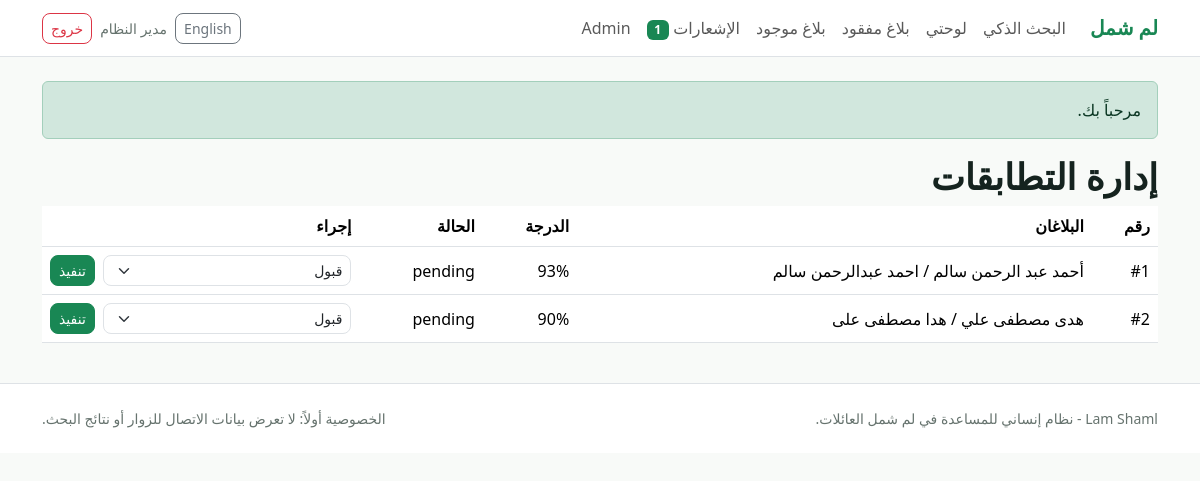
/public/admin/matches (signed in), run on the app's committed database.
### tables this page shows
CREATE TABLE accounts (
  account_id INT UNSIGNED AUTO_INCREMENT PRIMARY KEY,
  full_name VARCHAR(160) NOT NULL,
  phone VARCHAR(30) NOT NULL,
  email VARCHAR(190) NOT NULL,
  password_hash VARCHAR(255) NOT NULL,
  city VARCHAR(120) NOT NULL,
  role ENUM('user','organization','admin') NOT NULL DEFAULT 'user',
  status ENUM('active','blocked','pending') NOT NULL DEFAULT 'active',
  created_at TIMESTAMP NOT NULL DEFAULT CURRENT_TIMESTAMP,
  UNIQUE KEY uq_accounts_email (email),
  UNIQUE KEY uq_accounts_phone (phone),
  KEY idx_accounts_role_status (role, status)
);

CREATE TABLE match_records (
  match_id BIGINT UNSIGNED AUTO_INCREMENT PRIMARY KEY,
  request_id BIGINT UNSIGNED NOT NULL,
  matched_request_id BIGINT UNSIGNED NOT NULL,
  name_score DECIMAL(5,2) NOT NULL DEFAULT 0,
  location_score DECIMAL(5,2) NOT NULL DEFAULT 0,
  age_score DECIMAL(5,2) NOT NULL DEFAULT 0,
  gender_score DECIMAL(5,2) NOT NULL DEFAULT 0,
  place_score DECIMAL(5,2) NOT NULL DEFAULT 0,
  total_score DECIMAL(5,2) NOT NULL DEFAULT 0,
  status ENUM('pending','approved','rejected','resolved') NOT NULL DEFAULT 'pending',
  admin_notes TEXT NULL,
  created_at TIMESTAMP NOT NULL DEFAULT CURRENT_TIMESTAMP,
  UNIQUE KEY uq_match_pair (request_id, matched_request_id),
  KEY idx_matches_status_score (status, total_score),
  CONSTRAINT fk_matches_request FOREIGN KEY (request_id) REFERENCES reunification_requests(request_id) ON DELETE CASCADE,
  CONSTRAINT fk_matches_matched FOREIGN KEY (matched_request_id) REFERENCES reunification_requests(request_id) ON DELETE CASCADE
);

CREATE TABLE family_members (
  member_id BIGINT UNSIGNED AUTO_INCREMENT PRIMARY KEY,
  request_id BIGINT UNSIGNED NOT NULL,
  full_name VARCHAR(180) NOT NULL,
  normalized_name VARCHAR(180) NOT NULL,
  age TINYINT UNSIGNED NULL,
  gender ENUM('male','female','unknown') NOT NULL DEFAULT 'unknown',
  original_city VARCHAR(120) NULL,
  relationship VARCHAR(80) NULL,
  health_status VARCHAR(255) NULL,
  distinctive_marks TEXT NULL,
  registered_by VARCHAR(160) NULL,
  KEY idx_family_request (request_id),
  KEY idx_family_normalized (normalized_name),
  KEY idx_family_age_gender (age, gender),
  CONSTRAINT fk_family_request FOREIGN KEY (request_id) REFERENCES reunification_requests(request_id) ON DELETE CASCADE
);

### app/bootstrap.php (called while the page is built, shortened)
<?php
spl_autoload_register(function (string $class): void {
    $prefix = 'LamShaml\\';
    $relative = substr($class, strlen($prefix));
    $path = APP_PATH . DIRECTORY_SEPARATOR . str_replace('\\', DIRECTORY_SEPARATOR, $relative) . '.php';
});
require_once APP_PATH . '/helpers.php';

### app/Core/Database.php (called while the page is built, shortened)
<?php
final class Database
{
    private static ?PDO $pdo = null;
    public static function pdo(bool $withDatabase = true): PDO
    {
        if ($withDatabase && self::$pdo instanceof PDO) {
            return self::$pdo;
        }
        $db = Config::get('db');
        $dsn = sprintf(
            'mysql:host=%s;port=%s;%scharset=%s',
            $db['host'],
            $db['port'],
            $withDatabase ? 'dbname=' . $db['database'] . ';' : '',
            $db['charset']
        );
        $pdo = new PDO($dsn, $db['username'], $db['password'], [
            PDO::ATTR_ERRMODE => PDO::ERRMODE_EXCEPTION,
            PDO::ATTR_DEFAULT_FETCH_MODE => PDO::FETCH_ASSOC,
            PDO::ATTR_EMULATE_PREPARES => false,
        ]);
        if ($withDatabase) {
            self::$pdo = $pdo;
        }
        return $pdo;
    }
}

### app/Repositories/UserRepository.php (called while the page is built, shortened)
<?php
final class UserRepository
{
    private PDO $pdo;
    public function __construct()
    {
        $this->pdo = Database::pdo();
    }
    public function find(int $id): ?array
    {
        $stmt = $this->pdo->prepare('SELECT * FROM accounts WHERE account_id = ? LIMIT 1');
        $stmt->execute([$id]);
        return $stmt->fetch() ?: null;
    }
}

### app/Core/Auth.php (called while the page is built, shortened)
<?php
final class Auth
{
    public static function user(): ?array
    {
        static $cached = null;
        if ($cached !== null && (int)$cached['account_id'] === (int)$_SESSION['user_id']) {
            return $cached;
        }
        $cached = (new UserRepository())->find((int)$_SESSION['user_id']);
        return $cached ?: null;
    }
    public static function requireLogin(): array
    {
        $user = self::user();
        return $user;
    }
    public static function requireRole(array $roles): array
    {
        $user = self::requireLogin();
        return $user;
    }
}

### app/Controllers/AdminController.php (called while the page is built, shortened)
<?php
final class AdminController
{
    public function matches(): string
    {
        Auth::requireRole(['admin']);
        $page = max(1, (int)($_GET['page'] ?? 1));
        return View::render('admin/matches', ['title' => 'إدارة التطابقات', 'rows' => (new MatchRepository())->all($page), 'page' => $page]);
    }
}

### public/index.php (called while the page is built, shortened)
<?php
require_once dirname(__DIR__) . '/app/bootstrap.php';
$router = new Router();
$router->get('', [HomeController::class, 'index']);
$router->get('health', [HealthController::class, 'index']);
$router->get('register', [AuthController::class, 'registerForm']);
$router->post('register', [AuthController::class, 'register']);
$router->get('login', [AuthController::class, 'loginForm']);
$router->post('login', [AuthController::class, 'login']);
$router->post('logout', [AuthController::class, 'logout']);
$router->get('dashboard', [DashboardController::class, 'index']);
$router->get('requests/create/{type}', [RequestController::class, 'createForm']);
$router->post('requests/create/{type}', [RequestController::class, 'store']);
$router->get('requests/{id}', [RequestController::class, 'show']);
$router->get('search', [SearchController::class, 'index']);
$router->get('matches/report/{requestId}/{matchedId}', [MatchController::class, 'reportForm']);
$router->post('matches/report/{requestId}/{matchedId}', [MatchController::class, 'report']);
$router->get('notifications', [NotificationController::class, 'index']);
$router->post('notifications/read/{id}', [NotificationController::class, 'read']);
$router->get('admin', [AdminController::class, 'index']);
$router->get('admin/users', [AdminController::class, 'users']);
$router->post('admin/users/{id}/status', [AdminController::class, 'userStatus']);
$router->get('admin/requests', [AdminController::class, 'requests']);
$router->post('admin/requests/{id}/status', [AdminController::class, 'requestStatus']);
$router->get('admin/matches', [AdminController::class, 'matches']);
$router->post('admin/matches/{id}/status', [AdminController::class, 'matchStatus']);
$router->get('admin/reports', [AdminController::class, 'reports']);
$router->dispatch();

### app/Repositories/MatchRepository.php (called while the page is built, shortened)
<?php
final class MatchRepository
{
    private PDO $pdo;
    public function __construct()
    {
        $this->pdo = Database::pdo();
    }
    public function all(int $page = 1, int $perPage = 20): array
    {
        $offset = max(0, ($page - 1) * $perPage);
        $stmt = $this->pdo->prepare(
            "SELECT SQL_CALC_FOUND_ROWS mr.*, lm.full_name left_name, rm.full_name right_name
             FROM match_records mr
             JOIN family_members lm ON lm.request_id = mr.request_id
             JOIN family_members rm ON rm.request_id = mr.matched_request_id
             ORDER BY mr.status = 'pending' DESC, mr.total_score DESC
             LIMIT :limit OFFSET :offset"
        );
        $stmt->bindValue('limit', $perPage, PDO::PARAM_INT);
        $stmt->bindValue('offset', $offset, PDO::PARAM_INT);
        $stmt->execute();
        return ['items' => $stmt->fetchAll(), 'total' => (int)$this->pdo->query('SELECT FOUND_ROWS()')->fetchColumn()];
    }
}

### app/Views/partials/pagination.php (called while the page is built, shortened)
<?php
$totalPages = max(1, (int)ceil(($rows['total'] ?? 0) / 20));
?>

### app/Core/Session.php (called while the page is built, shortened)
<?php
final class Session
{
    public static function flashes(): array
    {
        $messages = $_SESSION['flash'] ?? [];
        return $messages;
    }
}

### app/Repositories/NotificationRepository.php (called while the page is built, shortened)
<?php
final class NotificationRepository
{
    private PDO $pdo;
    public function __construct()
    {
        $this->pdo = Database::pdo();
    }
    public function unreadCount(int $accountId): int
    {
        $stmt = $this->pdo->prepare('SELECT COUNT(*) FROM notifications WHERE account_id = ? AND is_read = 0');
        $stmt->execute([$accountId]);
        return (int)$stmt->fetchColumn();
    }
}

### app/Core/View.php (called while the page is built, shortened)
<?php
final class View
{
    public static function render(string $view, array $data = [], string $layout = 'layout'): string
    {
        extract($data, EXTR_SKIP);
        require APP_PATH . '/Views/' . $view . '.php';
        $content = ob_get_clean();
        require APP_PATH . '/Views/' . $layout . '.php';
        return (string)ob_get_clean();
    }
}

### app/helpers.php (called while the page is built, shortened)
<?php
function e(?string $value): string
{
    return htmlspecialchars((string)$value, ENT_QUOTES | ENT_SUBSTITUTE, 'UTF-8');
}
function url(string $path = ''): string
{
    $base = rtrim(Config::get('app_url'), '/');
    return $base . '/' . ltrim($path, '/');
}

### app/Core/Config.php (called while the page is built, shortened)
<?php
final class Config
{
    private static ?array $values = null;
    public static function all(): array
    {
        if (self::$values !== null) {
            return self::$values;
        }
        $env = [
            'APP_ENV' => 'local',
            'APP_URL' => 'http://localhost/lam-shaml/public',
            'DB_HOST' => '127.0.0.1',
            'DB_PORT' => '3306',
            'DB_DATABASE' => 'lam_shaml',
            'DB_USERNAME' => 'root',
            'DB_PASSWORD' => '',
            'DB_CHARSET' => 'utf8mb4',
            'UPLOAD_MAX_BYTES' => '2097152',
        ];
        self::$values = [
            'env' => $env['APP_ENV'],
            'app_url' => $env['APP_URL'],
            'db' => [
                'host' => $env['DB_HOST'],
                'port' => $env['DB_PORT'],
                'database' => $env['DB_DATABASE'],
                'username' => $env['DB_USERNAME'],
                'password' => $env['DB_PASSWORD'],
                'charset' => $env['DB_CHARSET'],
            ],
            'upload_max_bytes' => (int)$env['UPLOAD_MAX_BYTES'],
        ];
        return self::$values;
    }
    public static function get(string $key, mixed $default = null): mixed
    {
        $values = self::all();
        return $values[$key] ?? $default;
    }
}

### app/Views/admin/matches.php (the view)
<h1>إدارة التطابقات</h1>
<div class="table-responsive"><table class="table align-middle">
  <thead><tr><th>رقم</th><th>البلاغان</th><th>الدرجة</th><th>الحالة</th><th>إجراء</th></tr></thead>
  <tbody><?php foreach ($rows['items'] as $m): ?><tr>
    <td>#<?= (int)$m['match_id'] ?></td><td><?= e($m['left_name']) ?> / <?= e($m['right_name']) ?></td><td><?= (int)$m['total_score'] ?>%</td><td><?= e($m['status']) ?></td>
    <td><form method="post" action="<?= url('admin/matches/' . $m['match_id'] . '/status') ?>" class="d-flex gap-2"><?= csrf_field() ?><select name="status" class="form-select form-select-sm"><option value="approved">قبول</option><option value="rejected">رفض</option><option value="resolved">تأكيد لم الشمل</option></select><button class="btn btn-sm btn-success">تنفيذ</button></form></td>
  </tr><?php endforeach; ?></tbody>
</table></div>
<?php require APP_PATH . '/Views/partials/pagination.php'; ?>

### app/Core/Router.php (shortened to what this page needs)
<?php
final class Router
{
    private array $routes = [];
    private function add(string $method, string $path, array $handler): void
    {
        $this->routes[] = [$method, trim($path, '/'), $handler];
    }
    public function dispatch(): void
    {
        $method = $_SERVER['REQUEST_METHOD'] ?? 'GET';
        $path = trim(parse_url($_SERVER['PATH_INFO'] ?? $_GET['path'] ?? '', PHP_URL_PATH) ?: '', '/');
        foreach ($this->routes as [$routeMethod, $routePath, $handler]) {
            $params = $this->match($routePath, $path);
            if ($routeMethod === $method && $params !== null) {
                [$class, $action] = $handler;
                echo (new $class())->$action(...$params);
                return;
            }
        }
        throw new HttpException(404, 'الصفحة المطلوبة غير موجودة.');
    }
    private function match(string $route, string $path): ?array
    {
        $routeParts = $route === '' ? [] : explode('/', $route);
        $pathParts = $path === '' ? [] : explode('/', $path);
        if (count($routeParts) !== count($pathParts)) {
            return null;
        }
        $params = [];
        foreach ($routeParts as $i => $part) {
            if ($part !== $pathParts[$i]) {
                return null;
            }
        }
        return $params;
    }
}

### app/Views/layout.php (shortened to what this page needs)
<?php
$user = LamShaml\Core\Auth::user();
$flashes = LamShaml\Core\Session::flashes();
$dir = ($_GET['lang'] ?? $_SESSION['lang'] ?? 'ar') === 'en' ? 'ltr' : 'rtl';
$unread = $user ? (new LamShaml\Repositories\NotificationRepository())->unreadCount((int)$user['account_id']) : 0;
?>
<!doctype html>
<html lang="<?= $dir === 'rtl' ? 'ar' : 'en' ?>" dir="<?= e($dir) ?>">
<head>
  <link href="https://cdn.jsdelivr.net/npm/bootstrap@5.3.3/dist/css/bootstrap<?= $dir === 'rtl' ? '.rtl' : '' ?>.min.css" rel="stylesheet">
  <link href="<?= url('assets/app.css') ?>" rel="stylesheet">
</head>
<body>
<nav class="navbar navbar-expand-lg bg-white border-bottom sticky-top">
  <div class="container">
    <a class="navbar-brand fw-bold text-success" href="<?= url('') ?>">لم شمل</a>
    <div id="nav" class="collapse navbar-collapse">
      <ul class="navbar-nav me-auto mb-2 mb-lg-0">
        <li class="nav-item"><a class="nav-link" href="<?= url('search') ?>">البحث الذكي</a></li>
        <?php if ($user): ?>
          <li class="nav-item"><a class="nav-link" href="<?= url('dashboard') ?>">لوحتي</a></li>
          <li class="nav-item"><a class="nav-link" href="<?= url('requests/create/missing') ?>">بلاغ مفقود</a></li>
          <li class="nav-item"><a class="nav-link" href="<?= url('requests/create/found') ?>">بلاغ موجود</a></li>
          <li class="nav-item"><a class="nav-link" href="<?= url('notifications') ?>">الإشعارات <span class="badge text-bg-success"><?= $unread ?></span></a></li>
          <?php if (($user['role'] ?? '') === 'admin'): ?><li class="nav-item"><a class="nav-link" href="<?= url('admin') ?>">Admin</a></li><?php endif; ?>
        <?php endif; ?>
      </ul>
      <div class="d-flex gap-2 align-items-center">
        <a class="btn btn-sm btn-outline-secondary" href="?lang=<?= $dir === 'rtl' ? 'en' : 'ar' ?>"><?= $dir === 'rtl' ? 'English' : 'العربية' ?></a>
        <?php if ($user): ?>
          <span class="small text-muted"><?= e($user['full_name']) ?></span>
          <form method="post" action="<?= url('logout') ?>"><?= csrf_field() ?><button class="btn btn-sm btn-outline-danger">خروج</button></form>
        <?php else: ?>
          <a class="btn btn-sm btn-outline-success" href="<?= url('login') ?>">دخول</a>
          <a class="btn btn-sm btn-success" href="<?= url('register') ?>">حساب جديد</a>
        <?php endif; ?>
      </div>
    </div>
  </div>
</nav>
<main class="py-4">
  <div class="container">
    <?php foreach ($flashes as $type => $messages): foreach ($messages as $message): ?>
      <div class="alert alert-<?= $type === 'success' ? 'success' : 'warning' ?>"><?= e($message) ?></div>
    <?php endforeach; endforeach; ?>
    <?= $content ?>
  </div>
</main>
<footer class="border-top py-4 bg-white">
  <div class="container small text-muted d-flex flex-wrap justify-content-between gap-2">
    <span>Lam Shaml - نظام إنساني للمساعدة في لم شمل العائلات.</span>
    <span>الخصوصية أولاً: لا تعرض بيانات الاتصال للزوار أو نتائج البحث.</span>
  </div>
</footer>
</body>
</html>

### public/assets/app.css (style rules this page uses)
:root { --calm:#116149; --ink:#15231f; --muted:#66736e; --soft:#eef6f2; --line:#dce7e1; }
body { background:#f8faf8; color:var(--ink); font-family: system-ui, "Segoe UI", Tahoma, Arial, sans-serif; }
h1 { font-size:clamp(1.7rem, 3vw, 3rem); font-weight:800; letter-spacing:0; }
.metric span, .text-muted { color:var(--muted)!important; }
.btn, .form-control, .form-select { border-radius:8px; }

### data on the page
accounts: account_id "1", full_name "مدير النظام"
match_records: match_id "1", family_members.full_name "أحمد عبد الرحمن سالم", family_members.full_name "احمد عبدالرحمن سالم", total_score "93", status "pending"
match_records: match_id "2", family_members.full_name "هدى مصطفى علي", family_members.full_name "هدا مصطفى على", total_score "90", status "pending"

### other printed values
$message "مرحباً بك."
